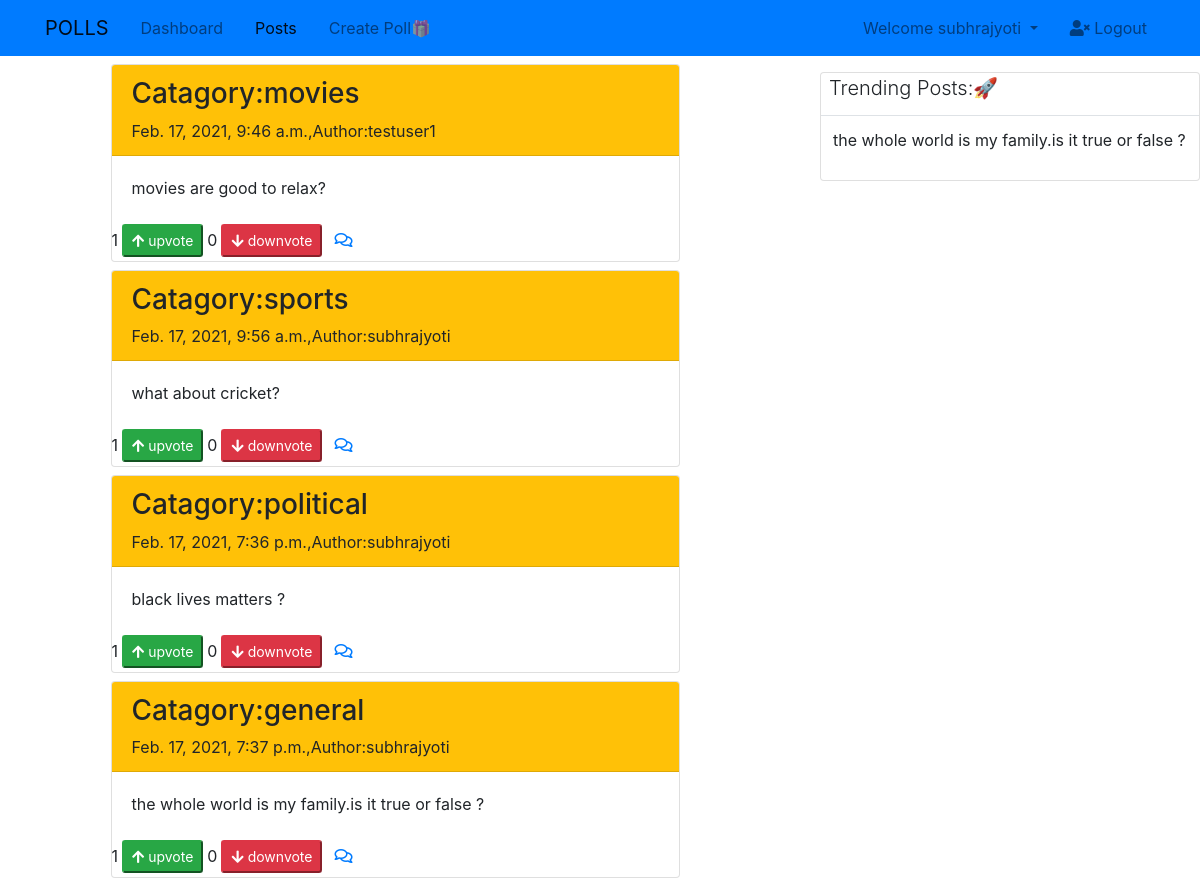
The app's page / (signed in) with its own data.
### polls/models.py (models this page shows)
class Post(models.Model):
    content=models.TextField()
    created=models.DateTimeField(auto_now_add=True)
    like=models.ManyToManyField(User,related_name='poll_like',blank=True)
    dislike=models.ManyToManyField(User,related_name='poll_dislike',blank=True)
    catagory=models.CharField(max_length=20,null=True,choices=CATAGORIES)
    author=models.ForeignKey(Profile,on_delete=models.CASCADE,related_name="posts")
    def __str__(self):
        return str(self.content)

### profiles/models.py (models this page shows, shortened)
class Profile(models.Model):
    first_name=models.CharField(max_length=200,null=True)
    last_name=models.CharField(max_length=200,null=True)
    user=models.OneToOneField(User,on_delete=models.CASCADE)
    email=models.EmailField(max_length=200,blank=True)
    age_group=models.IntegerField(null=True)
    profile_pic=models.ImageField(default="avatar.jpg",null=True)
    def __str__(self):
        return self.user.username

### polls/views.py (the view)
# urls.py: path('',homeView,name='home'),
def homeView(request):
    post=Post.objects.all()
    lst={}
    lst1=[]
    for i in post:
        lst[i.like.count()]=i
    for j in sorted(lst):
        lst1.append(lst[j])
    lst1.reverse()
    form=giveCommentForm(request.POST or None)
    context={"post":post,"lst1":lst1,"form":form}
    return render(request,'polls/home.html',context);

### polls/templates/polls/home.html (shortened to what this page needs)
{%extends 'polls/main.html'%}
{%block content%}
<div class="row">
  <div class="col-md-6 mx-auto">
    {% for p in post %}
    <div class="card m-2">
        <div class="card-header bg-warning"><h3>Catagory:{{p.catagory}}</h3>{{p.created}},Author:{{p.author}}
        </div>
        <div class="card-body">
           {{p.content}}
        </div>
         <div class="d-flex">
           <form action="like/{{p.id}}/" method="POST">
            <span>{{p.like.count}}</span><button type="submit" class="btn-sm btn-success m-1"><i class="fas fa-arrow-up"></i> upvote</button>
        </form>
        <form action="unlike/{{p.id}}/" method="POST">
            <span>{{p.dislike.count}}</span><button type="submit" class="btn-sm btn-danger m-1"><i class="fas fa-arrow-down"></i> downvote</button>
        </form>
        <a  class="m-2"href="{% url 'blog-comment' p.id  %}"><i class="far fa-comments"></i></a>
         </div>
    </div>
    {%endfor%}
</div>
<div class="col-md-4">
    <div class="card mt-3">
        <div class="card-title lead"><span class="m-2">Trending Posts:🚀</span></div>
        <table class="table">
            {% for i in lst1 %}
            <tr>
                <td>{{i}}</td>
            </tr>
            {%endfor%}
        </table>
    </div>
</div>
</div>
{%endblock%}

### polls/templates/polls/navbar.html (shortened to what this page needs)
<nav class="navbar navbar-expand-lg navbar-light bg-primary p-2">
  <div class="container">
    <a href="{% url 'home' %}" class="navbar-brand">POLLS</a>
    <div class="collapse navbar-collapse" id="navbarCollapse">
      <ul class="navbar-nav">
        <li class="nav-item px-2">
          <a href="{% url 'dashboard' %}" class="nav-link ">Dashboard</a>
        </li>
        <li class="nav-item px-2">
          <a href="{% url 'home' %}" class="nav-link active">Posts</a>
        </li>
        <li class="nav-item px-2">
          <a href="{% url 'create-newpost'%}" class="nav-link">Create Poll🎁</a>
        </li>
      </ul>
      <ul class="navbar-nav ml-auto">
        <li class="nav-item dropdown mr-3">
          <a href="#" class="nav-link dropdown-toggle" data-toggle="dropdown">
           Welcome {{user}}
          </a>
        </li>
        <li class="nav-item">
          <a href="{% url 'account_logout' %}" class="nav-link">
            <i class="fas fa-user-times"></i> Logout
          </a>
        </li>
      </ul>
    </div>
  </div>
</nav>

### polls/templates/polls/main.html (style rules this page uses)
body { overflow-x: hidden; }

### records on screen
Post: catagory "movies", created "Feb. 17, 2021, 9:46 a.m.", author "testuser1", content "movies are good to relax?", like.count "1", dislike.count "0"
Post: catagory "sports", created "Feb. 17, 2021, 9:56 a.m.", author "subhrajyoti", content "what about cricket?", like.count "1", dislike.count "0"
Post: catagory "political", created "Feb. 17, 2021, 7:36 p.m.", author "subhrajyoti", content "black lives matters ?", like.count "1", dislike.count "0"
Post: catagory "general", created "Feb. 17, 2021, 7:37 p.m.", author "subhrajyoti", content "the whole world is my family.is it true or false ?", like.count "1", dislike.count "0"

### other values on screen
{{ user }} "subhrajyoti"
